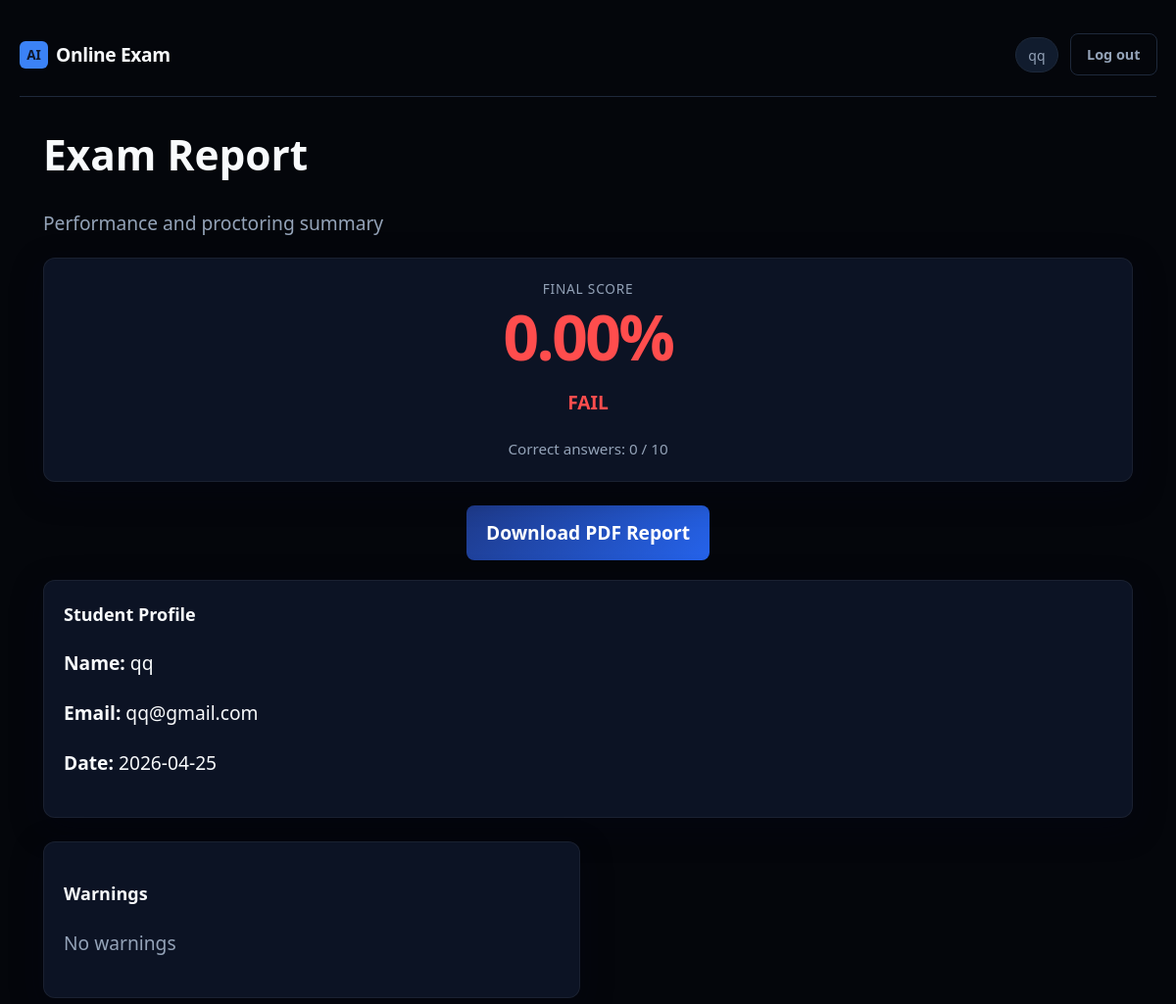
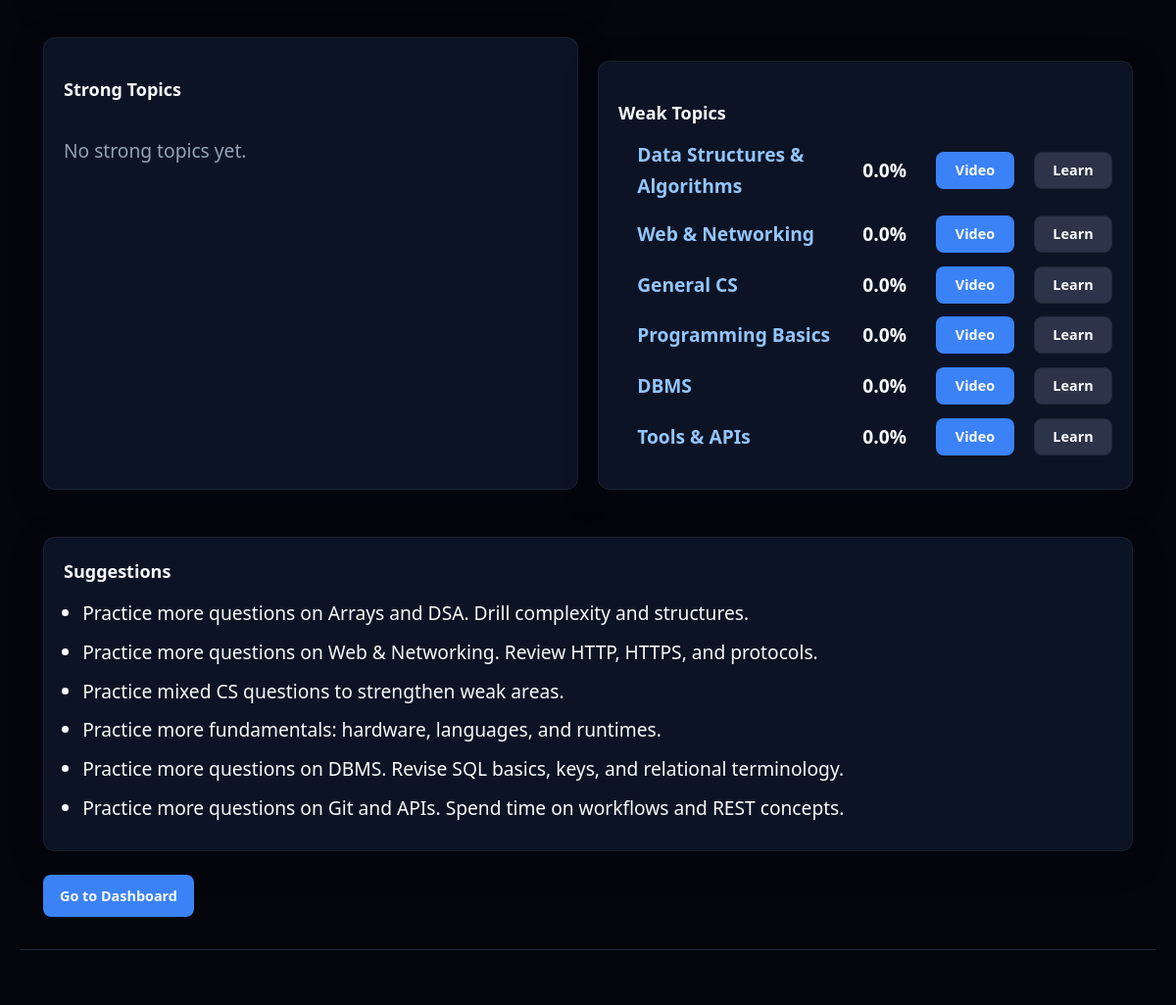
The app's page /report/2 (signed in) with its own data (2 pictures, top to bottom).
### app.py (models this page shows)
class User(db.Model):
    __tablename__ = "users"
    id = db.Column(db.Integer, primary_key=True)
    username = db.Column(db.String(80), unique=True, nullable=False)
    email = db.Column(db.String(120), unique=True, nullable=False)
    password_hash = db.Column(db.String(256), nullable=False)
    roll_number = db.Column(db.String(50), unique=True, nullable=True)
    created_at = db.Column(db.DateTime, default=lambda: datetime.now(timezone.utc))
    is_admin = db.Column(db.Boolean, default=False)
    allow_reattempt = db.Column(db.Boolean, default=False)
    exam_access_enabled = db.Column(db.Boolean, default=True)
    exam_completed = db.Column(db.Boolean, default=False)
    admin_role = db.Column(db.String(20), nullable=True)
    is_blocked = db.Column(db.Boolean, default=False)
    block_reason = db.Column(db.String(255))
    attempts = db.relationship("Attempt", backref="user", lazy=True)

class Question(db.Model):
    __tablename__ = "questions"
    id = db.Column(db.Integer, primary_key=True)
    text = db.Column(db.Text, nullable=False)
    option_a = db.Column(db.String(500), nullable=False)
    option_b = db.Column(db.String(500), nullable=False)
    option_c = db.Column(db.String(500), nullable=False)
    option_d = db.Column(db.String(500), nullable=False)
    correct_answer = db.Column(db.String(1), nullable=False)
    topic = db.Column(db.String(80), default="General CS")

### app.py (the view)
@app.route("/report/<int:attempt_id>")
@login_required
def exam_report(attempt_id):
    user = db.session.get(User, session["user_id"])
    if user and user.is_admin:
        attempt = Attempt.query.get(attempt_id)
    else:
        attempt = get_attempt_for_user(attempt_id, session["user_id"])
    if not attempt:
        flash("Report not found.", "error")
        return redirect(url_for("dashboard"))
    if attempt.status != "completed":
        flash("Exam is not finished yet.", "info")
        return redirect(url_for("dashboard"))
    qids = parse_question_ids(attempt)
    total_questions = len(qids)
    correct_answers = 0
    if qids:
        for qid in qids:
            ans = Answer.query.filter_by(attempt_id=attempt.id, question_id=qid).first()
            if ans and ans.selected and ans.question:
                if ans.selected.upper() == ans.question.correct_answer.upper():
                    correct_answers += 1
    score = round((correct_answers / total_questions) * 100, 2) if total_questions else 0
    warnings_list = parse_warning_details(attempt)
    timeline = parse_timeline(attempt)
    student_profile = parse_student_profile(attempt)
    if not student_profile:
        student_profile = {
            "name": attempt.user.username if attempt.user else "Student",
            "email": attempt.user.email if attempt.user else "",
            "examId": attempt.id,
            "date": to_ist(attempt.started_at).strftime("%Y-%m-%d %H:%M"),
        }
    student_name = getattr(attempt.user, "name", "Student")
    weak_topics = []
    strong_topics = []
    suggestions = []
    data = build_report_data(attempt)
    if data:
        weak_topics = data.get("weak_topics", [])
        strong_topics = data.get("strong_topics", [])
        suggestions = data.get("suggestions", [])
    question_analysis = []
    for idx, qid in enumerate(qids):
        q = db.session.get(Question, qid)
        ans = Answer.query.filter_by(attempt_id=attempt.id, question_id=qid).first()
        selected = (ans.selected or "").upper() if ans and ans.selected else None
        correct = "C"
        if not selected:
            status = "Skipped"
        elif selected == correct:
            status = "Correct"
        else:
            status = "Wrong"
        question_analysis.append(
            {
                "qno": idx + 1,
                "selected": selected,
                "correct": correct,
                "status": status,
                "topic": q.topic if q else "General CS",
            }
        )
    print("=== PDF DATA DEBUG ===")
    print(f"Score: {score}")
    print(f"Total questions: {total_questions}")
    print(f"Correct answers: {correct_answers}")
    print(f"Student profile: {student_profile}")
    print(f"Strong topics count: {len(strong_topics) if strong_topics else 0}")
    print(f"Weak topics count: {len(weak_topics) if weak_topics else 0}")
    print(f"Suggestions count: {len(suggestions) if suggestions else 0}")
    print(f"Question analysis count: {len(question_analysis) if question_analysis else 0}")
    print("===================")
    resp = make_response(render_template(
        "report.html",
        attempt=attempt,
        score=score,
        total_questions=total_questions,
        correct_answers=correct_answers,
        warnings=warnings_list,
        timeline=timeline,
        student=student_profile,
        strong_topics=strong_topics,
        weak_topics=weak_topics,
        suggestions=suggestions,
        question_analysis=question_analysis,
        learning_resources=LEARNING_RESOURCES,
    ))
    resp.headers["Cache-Control"] = "no-store, no-cache, must-revalidate, private"
    resp.headers["Pragma"] = "no-cache"
    return resp

### app.py (called while the page is built)
def to_ist(dt):
    if not dt:
        return None
    return dt.astimezone(timezone(timedelta(hours=5, minutes=30)))

def login_required(f):
    @wraps(f)
    def decorated(*args, **kwargs):
        if "user_id" not in session:
            return redirect(url_for("login"))
        return f(*args, **kwargs)
    return decorated

def get_attempt_for_user(attempt_id, user_id):
    return Attempt.query.filter_by(id=attempt_id, user_id=user_id).first()

def parse_question_ids(attempt):
    return json.loads(attempt.question_ids_json)

def parse_warning_details(attempt):
    raw = attempt.warning_details_json or "[]"
    try:
        parsed = json.loads(raw)
        return parsed if isinstance(parsed, list) else []
    except Exception:
        return []

def parse_timeline(attempt):
    raw = attempt.timeline_json or "[]"
    try:
        parsed = json.loads(raw)
        return parsed if isinstance(parsed, list) else []
    except Exception:
        return []

def parse_student_profile(attempt):
    raw = attempt.student_profile_json or "{}"
    try:
        parsed = json.loads(raw)
        return parsed if isinstance(parsed, dict) else {}
    except Exception:
        return {}

def normalize_confidence(val):
    v = (val or "medium").lower()
    if v in ("low", "medium", "high"):
        return v
    return "medium"

### templates/report.html (shortened to what this page needs)
{% extends "base.html" %}
{% block body_class %}page-report{% endblock %}
{% block content %}
{% set score_value = score if score is defined else 0 %}
{% set pass_exam = score_value >= 75 %}
<div id="pdf-report" style="visibility: visible !important; display: block !important; opacity: 1 !important;">
  <div class="report-page-header" style="visibility: visible !important; display: block !important;">
    <h1 style="visibility: visible !important; display: block !important;">Exam Report</h1>
    <p class="muted" style="visibility: visible !important; display: block !important;">Performance and proctoring summary</p>
      </div>
  <section class="card report-hero-card {{ 'report-pass' if pass_exam else 'report-fail' }}">
    <p class="report-score-label">Final Score</p>
    <p class="report-score-big">{{ "%.2f"|format(score_value|float) }}%</p>
    <p class="{{ 'text-pass' if pass_exam else 'text-fail' }}">{{ "PASS" if pass_exam else "FAIL" }}</p>
    <p class="report-score-hint">
      Correct answers: {{ correct_answers or 0 }} / {{ total_questions or 0 }}
    </p>
  </section>
<div style="text-align: center; margin: 20px 0;">
  <a href="/report/{{ attempt.id }}/pdf-clean" class="download-btn">
    Download PDF Report
  </a>
</div>
<section class="card report-section">
  <h3>Student Profile</h3>
  <p><strong>Name:</strong> {{ student.name or "-" }}</p>
  <p><strong>Email:</strong> {{ student.email or "-" }}</p>
    <p><strong>Date:</strong> {{ student.date.split(' ')[0] if student.date else "-" }}</p>
</section>
<section class="report-grid">
  <div class="card report-risk-card">
    <h3>Warnings</h3>
    {% if warnings and warnings|length > 0 %}
      <ul class="warnings-list">
        {% for w in warnings %}
          <li class="warning-item">
            Warning {{ loop.index }} &ndash;
            Question {{ w.question }} &ndash;
            {{ w.message }}
          </li>
        {% endfor %}
      </ul>
    {% else %}
      <p class="muted">No warnings</p>
    {% endif %}
  </div>
</section>
<div class="topics-row">
    <div class="card topics-box">
        <h3>Strong Topics</h3>
        {% if strong_topics and strong_topics|length > 0 %}
          <ul class="topic-list">
            {% for topic in strong_topics %}
              <li>
                <span class="topic-name">{{ topic.name }}</span>
                <span class="topic-acc">{{ topic.accuracy }}%</span>
              </li>
            {% endfor %}
          </ul>
        {% else %}
          <p class="muted">No strong topics yet.</p>
        {% endif %}
    </div>
    <div class="card topics-box">
        <h3>Weak Topics</h3>
        {% if weak_topics and weak_topics|length > 0 %}
          <ul class="topic-list">
            {% for topic in weak_topics %}
              {% set resource = learning_resources.get(topic.name) if learning_resources else None %}
              <div class="topic-row">
                <span class="topic-name topic-weak-em">{{ topic.name }}</span>
                <div class="topic-actions">
                  <span class="topic-percentage">{{ topic.accuracy }}%</span>
                  {% if resource %}
                    <a href="{{ resource.youtube }}" target="_blank" class="btn btn-primary">Video</a>
                    <a href="{{ resource.website }}" target="_blank" class="btn btn-secondary">Learn</a>
                  {% else %}
                    <a href="https://www.youtube.com/results?search_query={{ topic.name|urlencode }}" target="_blank" class="btn btn-primary">Video</a>
                  {% endif %}
                </div>
              </div>
            {% endfor %}
          </ul>
        {% else %}
          <p class="muted">No weak topics.</p>
        {% endif %}
    </div>
</div>
{% if suggestions and suggestions|length > 0 %}
<section class="card report-section">
  <h3>Suggestions</h3>
  <ul class="suggestion-list">
    {% for s in suggestions %}
      <li>{{ s }}</li>
    {% endfor %}
  </ul>
</section>
{% endif %}
<div class="report-actions">
  <a href="{{ url_for('dashboard') }}" class="btn btn-primary">Go to Dashboard</a>
</div>
</div>
{% endblock %}

### static/css/style.css (style rules this page uses)
:root { --bg: #0f172a; --bg-elevated: #111c2e; --border: #1e293b; --text: #f8fafc; --muted: #94a3b8; --accent: #3b82f6; --accent-dim: #2563eb; --accent-glow: rgba(59, 130, 246, 0.35); --success: #22c55e; --error: #ef4444; --radius: 10px; --font: "Segoe UI", system-ui, -apple-system, sans-serif; }
*, *::before, *::after { box-sizing: border-box; }
body { margin: 0; min-height: 100vh; font-family: var(--font); background: var(--bg); color: var(--text); font-size: 1.2rem; line-height: 1.65; }
a { color: var(--accent); text-decoration: none; }
.muted { color: var(--muted); }
.card { background: rgba(17, 28, 46, 0.72); border: 1px solid rgba(148, 163, 184, 0.18); border-radius: var(--radius); padding: 1.5rem 1.6rem; box-shadow: 0 10px 32px rgba(2, 6, 23, 0.35); backdrop-filter: blur(8px); -webkit-backdrop-filter: blur(8px); transition: transform 0.2s ease, box-shadow 0.2s ease, border-color 0.2s ease; }
.btn { display: inline-flex; align-items: center; justify-content: center; padding: 0.55rem 1rem; border-radius: 8px; font-size: 0.9rem; font-weight: 600; border: 1px solid transparent; cursor: pointer; font-family: inherit; transition: background 0.15s, border-color 0.15s; }
.btn-primary { background: var(--accent); color: #f8fafc; }
.btn-secondary { background: #2d3348; color: var(--text); border-color: var(--border); }
.report-grid { display: grid; gap: 1rem; margin-bottom: 1.25rem; }
@media (min-width: 560px) { .report-grid { grid-template-columns: 1fr 1fr; } }
.report-score-label { margin: 0; font-size: 0.85rem; color: var(--muted); text-transform: uppercase; letter-spacing: 0.06em; }
.report-section h3 { margin-top: 0; font-size: 1rem; }
.topic-list { margin: 0; padding-left: 1.2rem; }
.topic-name { font-weight: 600; }
.suggestion-list { margin: 0; padding-left: 1.2rem; }
.suggestion-list li { margin-bottom: 0.5rem; }
.report-actions { margin-top: 1.5rem; }
.report-page-header h1 { margin: 0 0 0.35rem; font-size: 2.65rem; font-weight: 800; }
.report-hero-card { text-align: center; padding: 2rem 1.5rem; margin-bottom: 1.25rem; border-width: 2px; }
.report-fail { border-color: rgba(59, 130, 246, 0.35); background: linear-gradient(180deg, rgba(37, 99, 235, 0.1) 0%, var(--bg-elevated) 100%); }
.report-score-big { margin: 0.35rem 0; font-size: 4rem; font-weight: 900; letter-spacing: -0.04em; line-height: 1; }
.report-fail .report-score-big { color: #60a5fa; }
.report-score-hint { margin: 0.5rem 0 0; font-size: 0.95rem; color: var(--muted); }
.report-risk-card { margin-bottom: 1rem; }
.text-fail { color: #60a5fa; }
.topic-weak-em { color: #93c5fd; }
body.page-report { background: #020617 url("https://images.unsplash.com/photo-1618005182384-a83a8bd57fbe?auto=format&fit=crop&w=1920&q=80") center / cover no-repeat fixed; }
.btn, .btn-primary, .btn-outline, button, a.btn, a.btn-primary, a.btn-outline { transition: all 0.25s ease; position: relative; }
.dash-stat-card, .card, .highlight-card { transition: all 0.25s ease; }
.btn, button { will-change: transform; }

### templates/base.html (style rules this page uses)
body { margin: 0; padding: 0; }
html, body { width: 100%; overflow-x: hidden; }
.dashboard, .report-page, .page-dashboard, .page-report { width: 100%; }

### records on screen
User: username "qq", email "qq@gmail.com"
Question: name "Data Structures & Algorithms", accuracy "0.0"
Question: name "Web & Networking", accuracy "0.0"
Question: name "General CS", accuracy "0.0"
Question: name "Programming Basics", accuracy "0.0"
Question: name "DBMS", accuracy "0.0"
Question: name "Tools & APIs", accuracy "0.0"

### other values on screen
{{ session.get('username') }} "qq"
{{ "%.2f"|format(score_value|float) }} "0.00"
{{ "PASS" if pass_exam else "FAIL" }} "FAIL"
{{ correct_answers or 0 }} "0"
{{ total_questions or 0 }} "10"
{{ student.date.split(' ')[0] if student.date else "-" }} "2026-04-25"
{{ s }} "Practice more questions on Arrays and DSA. Drill complexity and structures." "Practice more questions on Web & Networking. Review HTTP, HTTPS, and protocols." "Practice mixed CS questions to strengthen weak areas." "Practice more fundamentals: hardware, languages, and runtimes." "Practice more questions on DBMS. Revise SQL basics, keys, and relational terminology." "Practice more questions on Git and APIs. Spend time on workflows and REST concepts."
